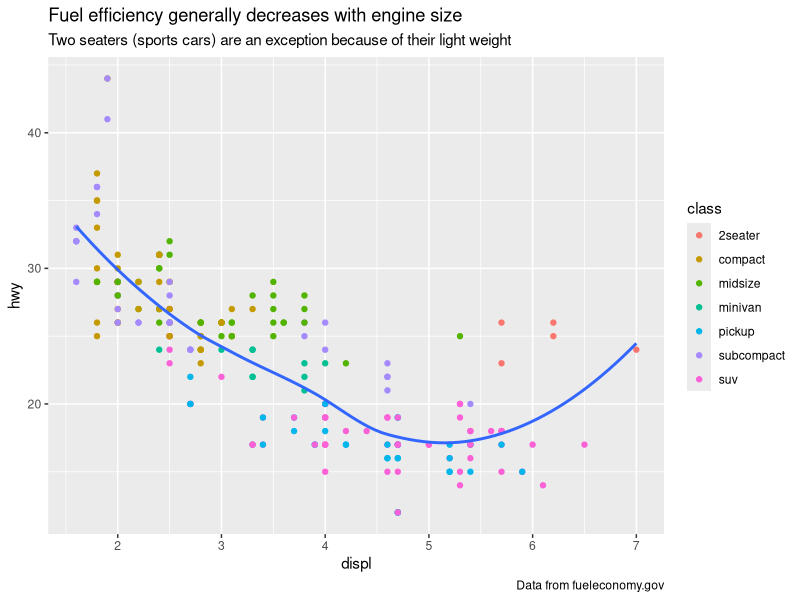

The R source for this figure:
## ---- chunk 1
library(ggplot2)
ggplot(mpg, aes(displ, hwy)) +
  geom_point(aes(color = class)) +
  geom_smooth(se = FALSE, method = "loess") +
  labs(
    title = "Fuel efficiency generally decreases with engine size",
    subtitle = "Two seaters (sports cars) are an exception because of their light weight",
    caption = "Data from fueleconomy.gov"
  )
